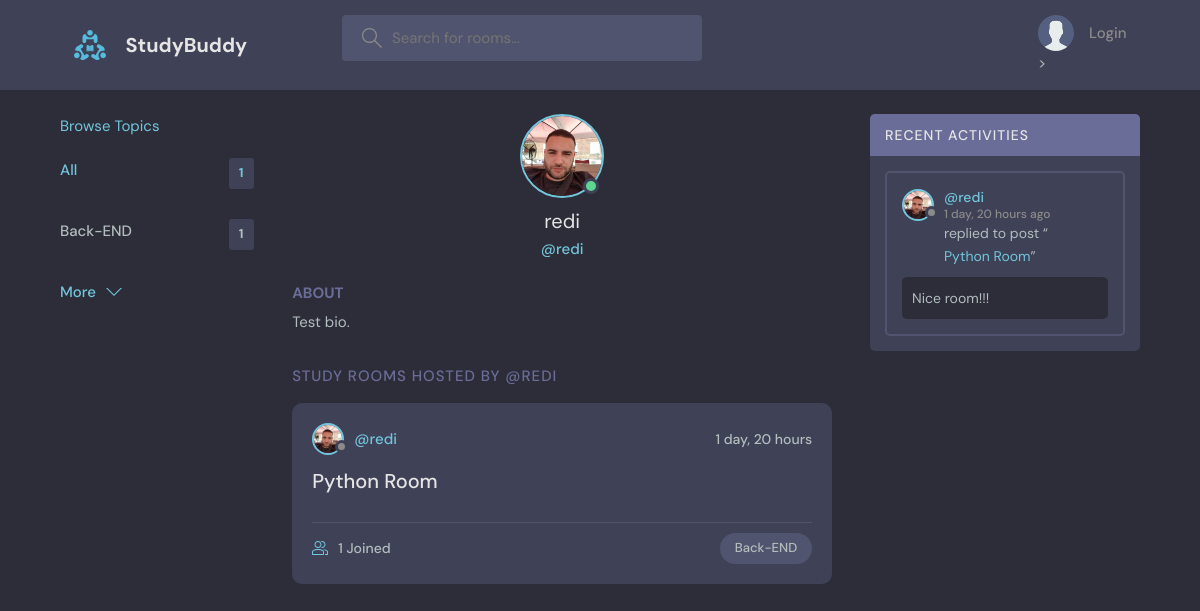
The app's page /profile/1/, older data.
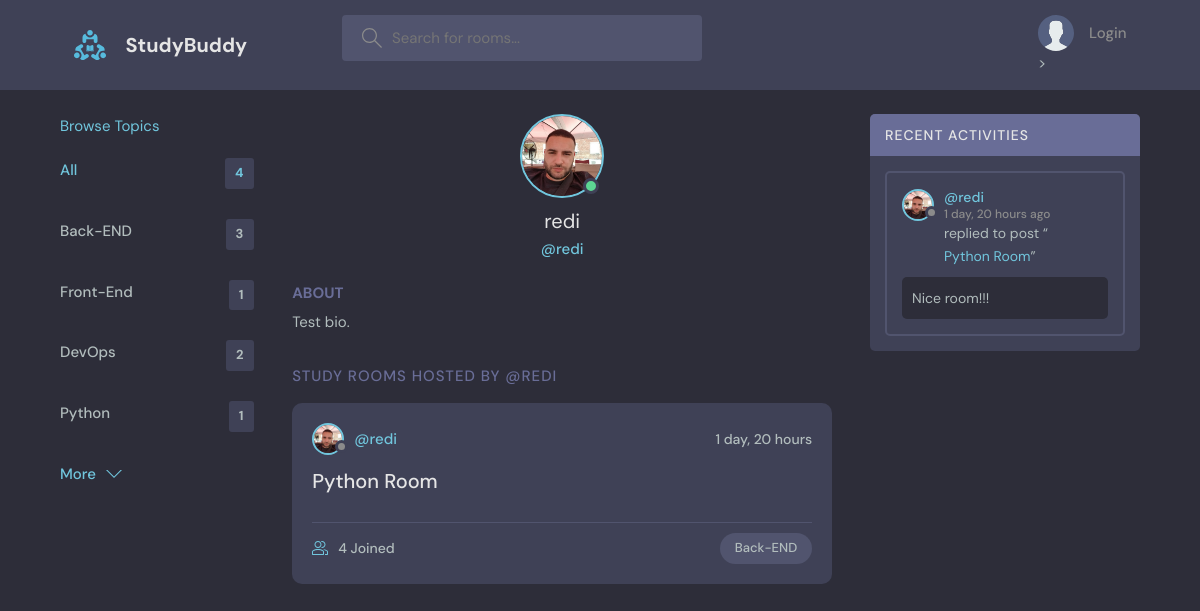
The same page, newer data.
### base/models.py (models this page shows, shortened)
class Topic(models.Model):
    name = models.CharField(max_length=200)

class Room(models.Model):
    host = models.ForeignKey(User, on_delete=models.SET_NULL, null=True)
    topic = models.ForeignKey(Topic, on_delete=models.SET_NULL, null=True)
    name = models.CharField(max_length=200)
    description = models.TextField(null=True, blank=True)
    participants = models.ManyToManyField(User, related_name='participants', blank=True)
    updated = models.DateTimeField(auto_now=True)
    created = models.DateTimeField(auto_now_add=True)
    class Meta:
        ordering = ['-updated', '-created']
    def __str__(self):
        return self.name

class User(AbstractUser):
    name = models.CharField(max_length=200, null=True)
    email = models.EmailField(unique=True, null=True)
    bio = models.TextField(null=True)
    avatar = models.ImageField(null=True, default="avatar.svg")
    USERNAME_FIELD = 'email'
    REQUIRED_FIELDS = []

class Message(models.Model):
    user = models.ForeignKey(User, on_delete=models.CASCADE)
    room = models.ForeignKey(Room, on_delete=models.CASCADE)
    body = models.TextField()
    updated = models.DateTimeField(auto_now=True)
    created = models.DateTimeField(auto_now_add=True)
    class Meta:
        ordering = ['-updated', '-created']

### base/views.py (the view)
# urls.py: path('profile/<str:pk>/', views.userProfile, name="user-profile"),
def userProfile(request, pk):
    user = User.objects.get(id=pk)
    rooms = user.room_set.all()
    room_messages = user.message_set.all()
    topics = Topic.objects.all()
    context = {'user': user, 'rooms': rooms, 'room_messages': room_messages, 'topics': topics}
    return render(request, 'base/profile.html', context)

### base/templates/base/profile.html (shortened to what this page needs)
{% extends 'base/main.html'%}
{% block content %}
  <main class="profile-page layout layout--3">
    <div class="container">
      {% include 'base/topics_components.html' %}
      <div class="roomList">
        <div class="profile">
          <div class="profile__avatar">
            <div class="avatar avatar--large active">
              <img src="{{ user.avatar.url }}" />
            </div>
          </div>
          <div class="profile__info">
            <h3>{{ user.username }}</h3>
            <p>@{{ user.username }}</p>
          </div>
          <div class="profile__about">
            <h3>About</h3>
            <p>
              {{ user.bio }}
            </p>
          </div>
        </div>
        <div class="roomList__header">
          <div>
            <h2>Study Rooms Hosted by @{{ user.username }}</a>
            </h2>
          </div>
        </div>
        {% include 'base/feed_component.html' %}
      </div>
      {% include 'base/activity_component.html' %}
    </div>
  </main>
{% endblock content %}

### base/templates/base/topics_components.html
<div class="topics">
          <div class="topics__header">
            <a href="{% url 'topics' %}">Browse Topics</a>
          </div>
          <ul class="topics__list">
            <li>
              <a href="{% url 'home' %}" class="active">All <span>{{ topics.count }}</span></a>
            </li>
            {% for topic in topics %}
            <li>
              <a href="{% url 'home' %}?q={{ topic.name }}">{{ topic.name }} <span>{{ topic.room_set.all.count }}</span></a>
            </li>
            {% endfor %}
          </ul>
          <a class="btn btn--link" href="{% url 'topics' %}">
            More
            <svg version="1.1" xmlns="http://www.w3.org/2000/svg" width="32" height="32" viewBox="0 0 32 32">
              <title>chevron-down</title>
              <path d="M16 21l-13-13h-3l16 16 16-16h-3l-13 13z"></path>
            </svg>
          </a>
        </div>

### base/templates/base/feed_component.html (shortened to what this page needs)
{% for room in rooms %}
<div class="roomListRoom">
    <div class="roomListRoom__header">
      <a href="{% url 'user-profile' room.host.id %}" class="roomListRoom__author">
        <div class="avatar avatar--small">
          <img src="{{ room.host.avatar.url }}" />
        </div>
        <span>@{{ room.host.username }}</span>
      </a>
      <div class="roomListRoom__actions">
        <span>{{ room.created|timesince }}</span>
      </div>
    </div>
    <div class="roomListRoom__content">
      <a href="{% url 'room' room.id %}">{{ room.name }}</a>
    </div>
    <div class="roomListRoom__meta">
      <a href="{% url 'room' room.id %}" class="roomListRoom__joined">
        {{ room.participants.all.count }} Joined
      </a>
      <p class="roomListRoom__topic">{{ room.topic.name }}</p>
    </div>
  </div>
  {% endfor %}

### base/templates/base/activity_component.html (shortened to what this page needs)
<div class="activities">
    <div class="activities__header">
        <h2>Recent Activities</h2>
    </div>
    {% for message in room_messages %}
    <div class="activities__box">
        <div class="activities__boxHeader roomListRoom__header">
            <a href="{% url 'user-profile' message.user.id %}" class="roomListRoom__author">
                <div class="avatar avatar--small">
                    <img src="{{message.user.avatar.url}}" />
                </div>
                <p>
                    @{{message.user.username}}
                    <span>{{message.created|timesince}} ago</span>
                </p>
            </a>
        </div>
        <div class="activities__boxContent">
            <p>replied to post “<a href="{% url 'room' message.room.id %}">{{message.room}}</a>”</p>
            <div class="activities__boxRoomContent">{{message.body}}</div>
        </div>
    </div>
    {% endfor %}
</div>

Row changes from the older to the newer data that the page shows:
computed for Topic "Back-END": room_set.all.count "1" → "3"
added Topic: name "Front-End", room_set.all.count "1"
added Topic: name "DevOps", room_set.all.count "2"
added Topic: name "Python", room_set.all.count "1"
computed for Room "Python Room": participants.all.count "1" → "4"
Text that changed along with them:
{{ topics.count }}: "1" → "4"
